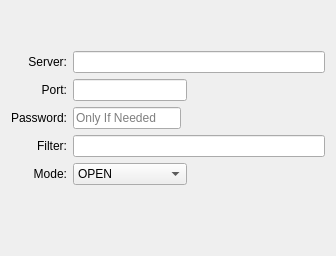
     <widget class="QWidget" name="cluster_tab">
      <attribute name="title">
       <string>Cluster</string>
      </attribute>
      <layout class="QGridLayout" name="gridLayout_5">
       <item row="2" column="1" colspan="2">
        <widget class="QLineEdit" name="cluster_port_field">
         <property name="accessibleName">
          <string>port</string>
         </property>
         <property name="accessibleDescription">
          <string>network port of the d x cluster server.</string>
         </property>
        </widget>
       </item>
       <item row="4" column="1" colspan="5">
        <widget class="QLineEdit" name="cluster_filter">
         <property name="accessibleName">
          <string>filter</string>
         </property>
         <property name="accessibleDescription">
          <string>cluster filter.</string>
         </property>
        </widget>
       </item>
       <item row="7" column="1">
        <spacer name="verticalSpacer_7">
         <property name="orientation">
          <enum>Qt::Vertical</enum>
         </property>
         <property name="sizeHint" stdset="0">
          <size>
           <width>20</width>
           <height>40</height>
          </size>
         </property>
        </spacer>
       </item>
       <item row="2" column="0">
        <widget class="QLabel" name="label_8">
         <property name="text">
          <string>Port:</string>
         </property>
         <property name="alignment">
          <set>Qt::AlignRight|Qt::AlignTrailing|Qt::AlignVCenter</set>
         </property>
        </widget>
       </item>
       <item row="6" column="0">
        <spacer name="horizontalSpacer_7">
         <property name="orientation">
          <enum>Qt::Horizontal</enum>
         </property>
         <property name="sizeHint" stdset="0">
          <size>
           <width>40</width>
           <height>20</height>
          </size>
         </property>
        </spacer>
       </item>
       <item row="0" column="1">
        <spacer name="verticalSpacer_6">
         <property name="orientation">
          <enum>Qt::Vertical</enum>
         </property>
         <property name="sizeHint" stdset="0">
          <size>
           <width>20</width>
           <height>40</height>
          </size>
         </property>
        </spacer>
       </item>
       <item row="6" column="5">
        <spacer name="horizontalSpacer_10">
         <property name="orientation">
          <enum>Qt::Horizontal</enum>
         </property>
         <property name="sizeHint" stdset="0">
          <size>
           <width>40</width>
           <height>20</height>
          </size>
         </property>
        </spacer>
       </item>
       <item row="4" column="0">
        <widget class="QLabel" name="label_20">
         <property name="text">
          <string>Filter:</string>
         </property>
         <property name="alignment">
          <set>Qt::AlignRight|Qt::AlignTrailing|Qt::AlignVCenter</set>
         </property>
        </widget>
       </item>
       <item row="5" column="0">
        <widget class="QLabel" name="label_21">
         <property name="text">
          <string>Mode:</string>
         </property>
         <property name="alignment">
          <set>Qt::AlignRight|Qt::AlignTrailing|Qt::AlignVCenter</set>
         </property>
        </widget>
       </item>
       <item row="6" column="3">
        <spacer name="horizontalSpacer_9">
         <property name="orientation">
          <enum>Qt::Horizontal</enum>
         </property>
         <property name="sizeHint" stdset="0">
          <size>
           <width>40</width>
           <height>20</height>
          </size>
         </property>
        </spacer>
       </item>
       <item row="6" column="1">
        <spacer name="horizontalSpacer_8">
         <property name="orientation">
          <enum>Qt::Horizontal</enum>
         </property>
         <property name="sizeHint" stdset="0">
          <size>
           <width>40</width>
           <height>20</height>
          </size>
         </property>
        </spacer>
       </item>
       <item row="1" column="0">
        <widget class="QLabel" name="label_5">
         <property name="text">
          <string>Server:</string>
         </property>
         <property name="alignment">
          <set>Qt::AlignRight|Qt::AlignTrailing|Qt::AlignVCenter</set>
         </property>
        </widget>
       </item>
       <item row="6" column="4">
        <spacer name="horizontalSpacer_11">
         <property name="orientation">
          <enum>Qt::Horizontal</enum>
         </property>
         <property name="sizeHint" stdset="0">
          <size>
           <width>40</width>
           <height>20</height>
          </size>
         </property>
        </spacer>
       </item>
       <item row="5" column="1" colspan="2">
        <widget class="QComboBox" name="cluster_mode">
         <property name="accessibleName">
          <string>mode</string>
         </property>
         <property name="accessibleDescription">
          <string>cluster mode.</string>
         </property>
         <item>
          <property name="text">
           <string>OPEN</string>
          </property>
         </item>
         <item>
          <property name="text">
           <string>FILTER</string>
          </property>
         </item>
        </widget>
       </item>
       <item row="1" column="1" colspan="5">
        <widget class="QLineEdit" name="cluster_server_field">
         <property name="accessibleName">
          <string>server</string>
         </property>
         <property name="accessibleDescription">
          <string>address of d x cluster server.</string>
         </property>
        </widget>
       </item>
       <item row="3" column="0">
        <widget class="QLabel" name="label_29">
         <property name="text">
          <string>Password:</string>
         </property>
         <property name="alignment">
          <set>Qt::AlignRight|Qt::AlignTrailing|Qt::AlignVCenter</set>
         </property>
        </widget>
       </item>
       <item row="3" column="1">
        <widget class="QLineEdit" name="cluster_password_field">
         <property name="echoMode">
          <enum>QLineEdit::EchoMode::Password</enum>
         </property>
         <property name="placeholderText">
          <string>Only If Needed</string>
         </property>
        </widget>
       </item>
      </layout>
     </widget>
